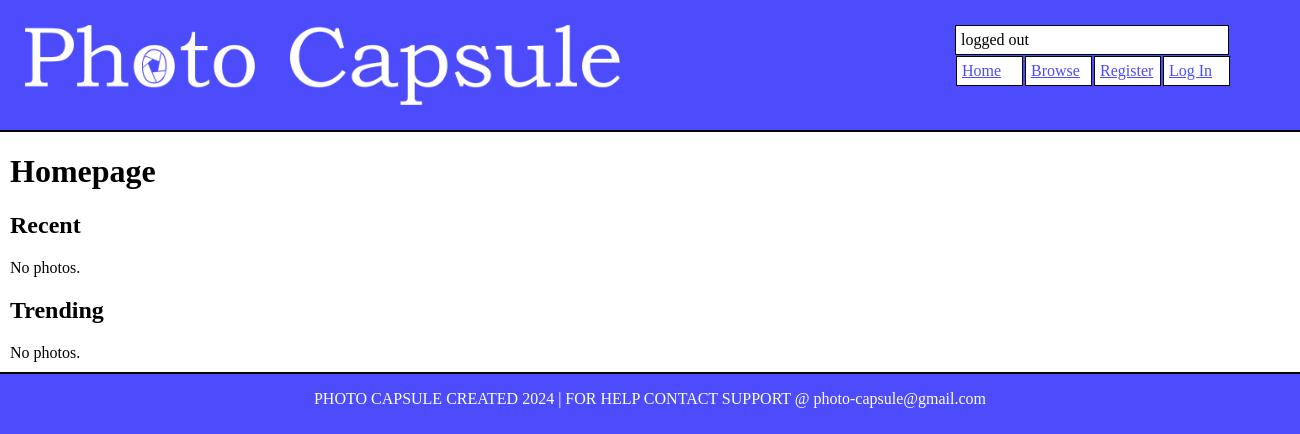
/, run on an earlier commit of the app's database.
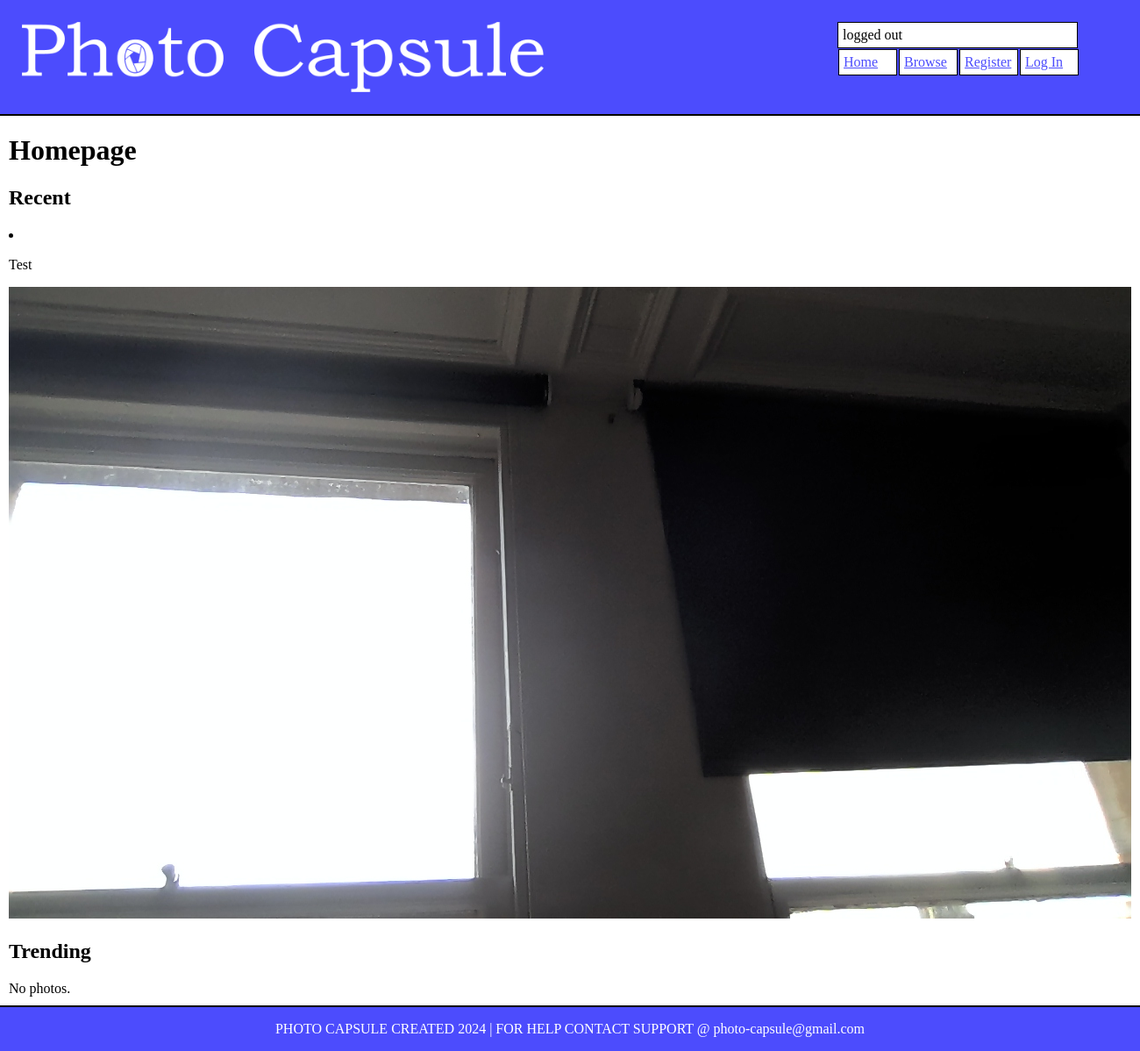
And on a later commit of the database.
### photocapsule/models.py (models this page shows, shortened)
class Photo(models.Model):
    userID = models.ForeignKey(User, on_delete=models.CASCADE)
    title = models.CharField(max_length=25)
    description = models.CharField(max_length=300)
    image = models.ImageField(upload_to='uploads', blank=False)
    likes = models.IntegerField(default=0)
    uploadDate = models.DateTimeField(auto_now_add=True)

### photocapsule/views.py (the view)
# urls.py: path('', views.index, name='index'),
def index(request):
    context_dict = {}
    context_dict['recent'] = Photo.objects.all().order_by('-uploadDate')[:4]
    context_dict['likes'] = Photo.objects.filter(uploadDate__gte = datetime.now() - timedelta(days=1)).order_by('-likes')[:4]
    return render(request, 'photocapsule/index.html', context=context_dict)

### templates/photocapsule/index.html (shortened to what this page needs)
{% extends 'photocapsule/base.html' %}
{% load staticfiles %}
{% block body_block %}
    <h1>Homepage</h1>
    <h2>Recent</h2>
    {% if recent %}
        {% for photo in recent %}
        <li><p>{{ photo.title }}</p><img id="accountPhoto" src="{{ photo.image.url }}" alt="{{ photo.title }}" /></li>
        {% endfor %}
    {% else %}
        No photos.
    {% endif %}
    <h2>Trending</h2>
    {% if likes %}
        {% for photo in likes %}
        <li><p>{{ photo.title }}</p><img id="accountPhoto" src="{{ photo.image.url }}" alt="{{ photo.title }}" /></li>
        {% endfor %}
    {% else %}
        No photos.
    {% endif %}
{% endblock %}

What changed in the data, as far as the page shows it:
added Photo: title "Test", image (picture)
Also different on the page:
text no longer shown: "No photos."
